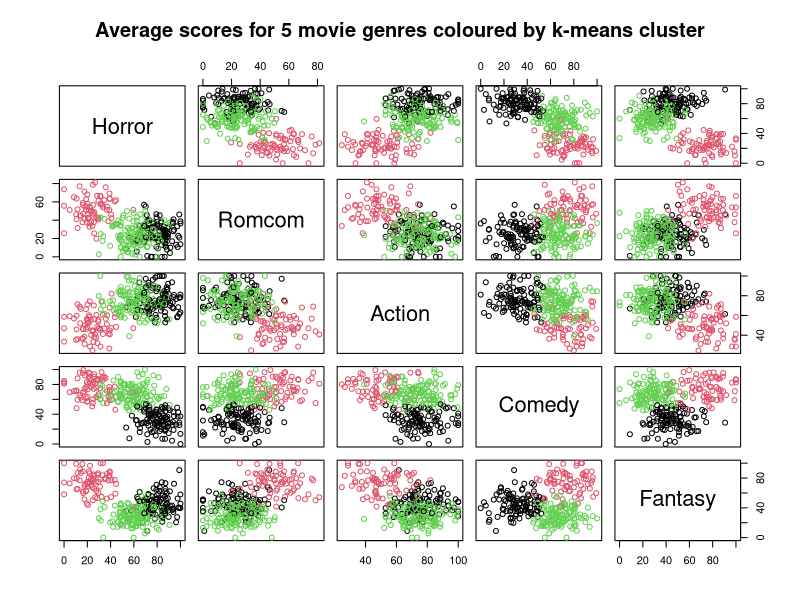
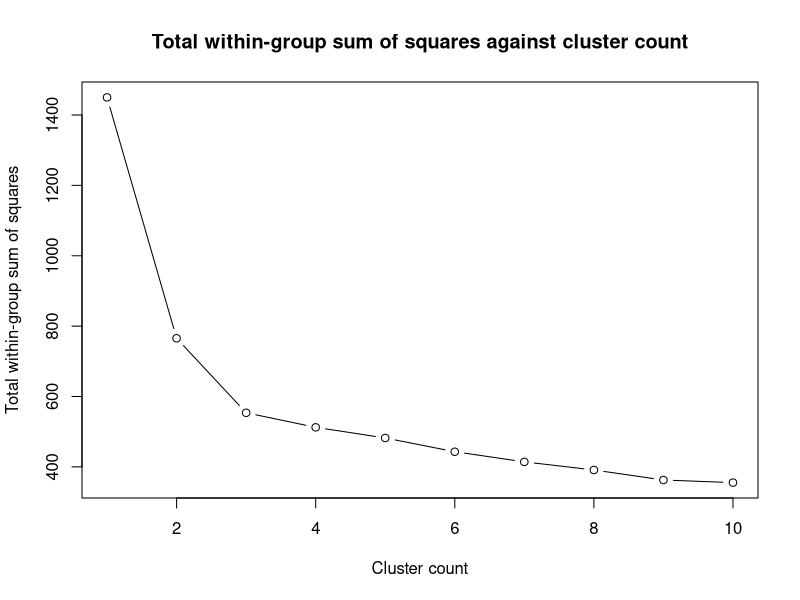

The R script that drew these images, in order:
# Read data
movie.data = read.csv("movie.csv"); head(data)

# Set seed for code reproducibility 
set.seed(6)

# K-means clustering using scaled data
(kmeans1 = kmeans(scale(movie.data), 3))
  
# Cluster centers
kmeans1$centers

# Analyse clusters
colMeans(movie.data[kmeans1$cluster == 1, 1:5])
colMeans(movie.data[kmeans1$cluster == 2, 1:5])
colMeans(movie.data[kmeans1$cluster == 3, 1:5])

# Plot clusters
plot(movie.data[, 1:5], col = kmeans1$cluster, main = "Average scores for 5 movie genres coloured by k-means cluster")

# Total within-groups sum of squares
tot.within.ss = numeric(10)
for (i in 1:10){
  set.seed(6)
  tot.within.ss[i] = kmeans(scale(movie.data[, 1:5]), i)$tot.withinss
}

# Plot total within-groups sum of squares
plot(1:10, tot.within.ss,
     main = "Total within-group sum of squares against cluster count",
     xlab = "Cluster count", ylab = "Total within-group sum of squares", type = "b")